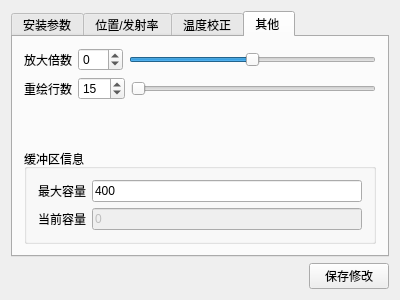
<?xml version="1.0" encoding="UTF-8"?>
<ui version="4.0">
 <class>MainWindow</class>
 <widget class="QMainWindow" name="MainWindow">
  <property name="geometry">
   <rect>
    <x>0</x>
    <y>0</y>
    <width>400</width>
    <height>300</height>
   </rect>
  </property>
  <property name="windowTitle">
   <string>MainWindow</string>
  </property>
  <widget class="QWidget" name="centralWidget">
   <layout class="QVBoxLayout" name="verticalLayout_3">
    <item>
     <widget class="QTabWidget" name="tab_3">
      <property name="currentIndex">
       <number>3</number>
      </property>
      <widget class="QWidget" name="tab">
       <attribute name="title">
        <string>安装参数</string>
       </attribute>
      </widget>
      <widget class="QWidget" name="tab_2">
       <attribute name="title">
        <string>位置/发射率</string>
       </attribute>
      </widget>
      <widget class="QWidget" name="tab_4">
       <attribute name="title">
        <string>温度校正</string>
       </attribute>
      </widget>
      <widget class="QWidget" name="tab_5">
       <attribute name="title">
        <string>其他 </string>
       </attribute>
       <layout class="QVBoxLayout" name="verticalLayout_2">
        <item>
         <layout class="QHBoxLayout" name="horizontalLayout_2">
          <item>
           <widget class="QLabel" name="label">
            <property name="text">
             <string>放大倍数</string>
            </property>
            <property name="buddy">
             <cstring>spinBox</cstring>
            </property>
           </widget>
          </item>
          <item>
           <widget class="QSpinBox" name="spinBox">
            <property name="minimum">
             <number>-15</number>
            </property>
            <property name="maximum">
             <number>15</number>
            </property>
            <property name="value">
             <number>0</number>
            </property>
           </widget>
          </item>
          <item>
           <widget class="QSlider" name="horizontalSlider">
            <property name="minimum">
             <number>-15</number>
            </property>
            <property name="maximum">
             <number>15</number>
            </property>
            <property name="orientation">
             <enum>Qt::Horizontal</enum>
            </property>
           </widget>
          </item>
         </layout>
        </item>
        <item>
         <layout class="QHBoxLayout" name="horizontalLayout_3">
          <item>
           <widget class="QLabel" name="label_2">
            <property name="text">
             <string>重绘行数</string>
            </property>
            <property name="buddy">
             <cstring>spinBox_2</cstring>
            </property>
           </widget>
          </item>
          <item>
           <widget class="QSpinBox" name="spinBox_2">
            <property name="minimum">
             <number>1</number>
            </property>
            <property name="maximum">
             <number>400</number>
            </property>
            <property name="value">
             <number>15</number>
            </property>
           </widget>
          </item>
          <item>
           <widget class="QSlider" name="horizontalSlider_2">
            <property name="minimum">
             <number>1</number>
            </property>
            <property name="maximum">
             <number>400</number>
            </property>
            <property name="orientation">
             <enum>Qt::Horizontal</enum>
            </property>
           </widget>
          </item>
         </layout>
        </item>
        <item>
         <spacer name="verticalSpacer">
          <property name="orientation">
           <enum>Qt::Vertical</enum>
          </property>
          <property name="sizeHint" stdset="0">
           <size>
            <width>20</width>
            <height>61</height>
           </size>
          </property>
         </spacer>
        </item>
        <item>
         <widget class="QGroupBox" name="groupBox">
          <property name="title">
           <string>缓冲区信息</string>
          </property>
          <layout class="QVBoxLayout" name="verticalLayout">
           <item>
            <layout class="QHBoxLayout" name="horizontalLayout_4">
             <item>
              <widget class="QLabel" name="label_3">
               <property name="text">
                <string>最大容量</string>
               </property>
               <property name="buddy">
                <cstring>lineEdit</cstring>
               </property>
              </widget>
             </item>
             <item>
              <widget class="QLineEdit" name="lineEdit">
               <property name="text">
                <string>400</string>
               </property>
              </widget>
             </item>
            </layout>
           </item>
           <item>
            <layout class="QHBoxLayout" name="horizontalLayout_5">
             <item>
              <widget class="QLabel" name="label_4">
               <property name="text">
                <string>当前容量</string>
               </property>
               <property name="buddy">
                <cstring>lineEdit_2</cstring>
               </property>
              </widget>
             </item>
             <item>
              <widget class="QLineEdit" name="lineEdit_2">
               <property name="enabled">
                <bool>false</bool>
               </property>
               <property name="text">
                <string>0</string>
               </property>
              </widget>
             </item>
            </layout>
           </item>
          </layout>
         </widget>
        </item>
       </layout>
      </widget>
     </widget>
    </item>
    <item>
     <layout class="QHBoxLayout" name="horizontalLayout">
      <item>
       <spacer name="horizontalSpacer">
        <property name="orientation">
         <enum>Qt::Horizontal</enum>
        </property>
        <property name="sizeHint" stdset="0">
         <size>
          <width>40</width>
          <height>20</height>
         </size>
        </property>
       </spacer>
      </item>
      <item>
       <widget class="QPushButton" name="pushButton">
        <property name="text">
         <string>保存修改</string>
        </property>
       </widget>
      </item>
     </layout>
    </item>
   </layout>
  </widget>
 </widget>
 <layoutdefault spacing="6" margin="11"/>
 <tabstops>
  <tabstop>pushButton</tabstop>
  <tabstop>spinBox</tabstop>
  <tabstop>horizontalSlider</tabstop>
  <tabstop>spinBox_2</tabstop>
  <tabstop>horizontalSlider_2</tabstop>
  <tabstop>lineEdit</tabstop>
  <tabstop>lineEdit_2</tabstop>
  <tabstop>tab_3</tabstop>
 </tabstops>
 <resources/>
 <connections>
  <connection>
   <sender>pushButton</sender>
   <signal>clicked()</signal>
   <receiver>MainWindow</receiver>
   <slot>close()</slot>
   <hints>
    <hint type="sourcelabel">
     <x>349</x>
     <y>281</y>
    </hint>
    <hint type="destinationlabel">
     <x>263</x>
     <y>278</y>
    </hint>
   </hints>
  </connection>
  <connection>
   <sender>spinBox</sender>
   <signal>valueChanged(int)</signal>
   <receiver>horizontalSlider</receiver>
   <slot>setValue(int)</slot>
   <hints>
    <hint type="sourcelabel">
     <x>100</x>
     <y>67</y>
    </hint>
    <hint type="destinationlabel">
     <x>154</x>
     <y>74</y>
    </hint>
   </hints>
  </connection>
  <connection>
   <sender>horizontalSlider</sender>
   <signal>valueChanged(int)</signal>
   <receiver>spinBox</receiver>
   <slot>setValue(int)</slot>
   <hints>
    <hint type="sourcelabel">
     <x>296</x>
     <y>62</y>
    </hint>
    <hint type="destinationlabel">
     <x>90</x>
     <y>61</y>
    </hint>
   </hints>
  </connection>
  <connection>
   <sender>horizontalSlider_2</sender>
   <signal>valueChanged(int)</signal>
   <receiver>spinBox_2</receiver>
   <slot>setValue(int)</slot>
   <hints>
    <hint type="sourcelabel">
     <x>157</x>
     <y>128</y>
    </hint>
    <hint type="destinationlabel">
     <x>90</x>
     <y>129</y>
    </hint>
   </hints>
  </connection>
  <connection>
   <sender>spinBox_2</sender>
   <signal>valueChanged(int)</signal>
   <receiver>horizontalSlider_2</receiver>
   <slot>setValue(int)</slot>
   <hints>
    <hint type="sourcelabel">
     <x>94</x>
     <y>138</y>
    </hint>
    <hint type="destinationlabel">
     <x>273</x>
     <y>135</y>
    </hint>
   </hints>
  </connection>
 </connections>
</ui>
